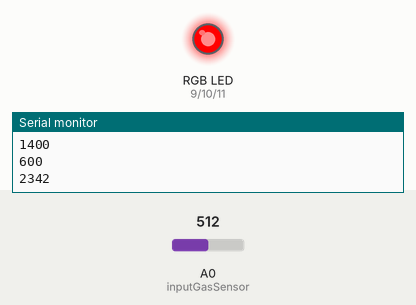
Bench run of a sketch on a simulated Arduino Uno, built with avr-gcc and run on an emulated ATmega328P. On the bench: an RGB LED mixed from three pins (HIGH = lit), the last lines printed to the serial monitor. Inputs (shaded band) come from the test bench; at power-on: A0 (inputGasSensor) = 512.

Above: at 1.2 s.
1.3 s: A0 (inputGasSensor) set to 227
4.2 s: A0 (inputGasSensor) set to 195
At 6.4 s:
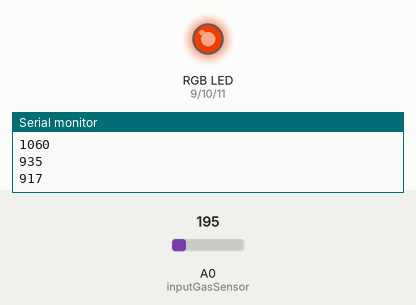
7.2 s: A0 (inputGasSensor) set to 429
10.2 s: A0 (inputGasSensor) set to 462
12.6 s: A0 (inputGasSensor) set to 40
At 14.7 s:
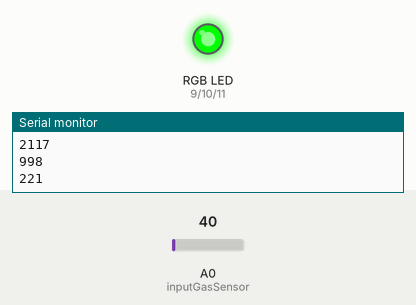
At 15.5 s:
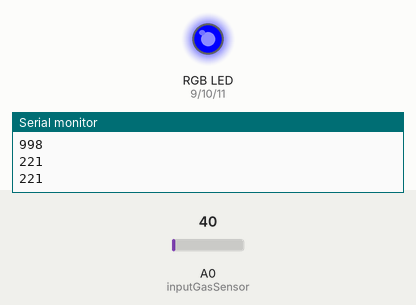
15.6 s: A0 (inputGasSensor) set to 914
18.6 s: A0 (inputGasSensor) set to 931
Timing chart, 0 to 21.6 s (numbered marks = the images above; inputs shaded):
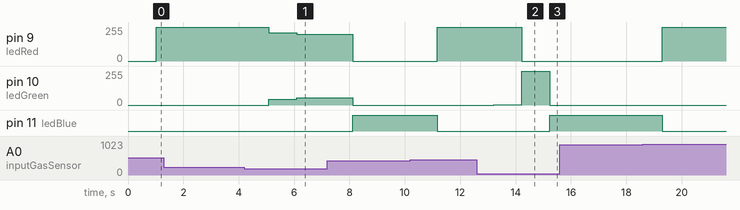

The sketch:

Aircondition.ino
```cpp
#define ledRed 9
#define ledGreen 10
#define ledBlue 11
#define inputGasSensor A0
#define outsideValueSensor 80
#define outsideValuePpm 400
#define maxPpm 5000
#define maxIncrease 10
#define maxDecrease 10
#define maxDropIncrease 50
#define averaging 100
#define maxLight 1000
#define maxBlink 1100
#define maxPiep 1200
#define averagingPitch 5

unsigned long  airCondition;
int lastAirCondition;
int value;
int lowest = 600;
int led;
int red;
int green;
int values[averagingPitch * 2];
int last;
int now;
int pitch;
int drop;
boolean ventilating = false;

void setup() {
  ini();
}

void loop() {
  meassureAirCondition();
}

void ini() {
  //Pins
  pinMode(ledRed, OUTPUT);
  pinMode(ledGreen, OUTPUT);
  pinMode(ledBlue, OUTPUT);

  //Serial
  Serial.begin(9600);                 //Starten des Seriellen Outputs
  Serial.println(1400);               //Anpassen der Skala
  Serial.println(lowest);             //Wert rurück zum Ausgangswert

  for (int i = 0; i < averagingPitch * 2; i++) {      //Array für die letzten 10 Werte auf 0 setzten
    values[i] = 0;
  }
}

void meassureAirCondition() {
  //Messung
  airCondition = 0;                                                                                               //Zurücksetzten des AirCondition value
  for (int i = 0; i < averaging; i++) {                                                                           //Vielfaches Messen für Durschnittswerte
    value = analogRead(inputGasSensor);                                                                           //Messen der Luftqualität
    if (airCondition / i + maxIncrease < value && i != 0 /*|| value + maxIncrease < airCondition / i && i != 0*/)     //Bei Werten mit zu großen Steigungen (Senkungen) wird der Durchschnittswert verwendet
      airCondition = airCondition + airCondition / i;
    else
      airCondition = airCondition + value;                                                                        //Sonst Wert dazu addieren
    delay(10);
  }
  airCondition = airCondition / averaging;                                                                        //Berechnung des Durschnittwertes der Rechnung
  lastAirCondition = airCondition;

  //Diagramm
  airCondition = airCondition - outsideValueSensor;                                                               //Grundluftqualtität wird abgezogen
  airCondition = map(airCondition, 0, 1023, outsideValuePpm, maxPpm);                                             //Wert wird auf Co2 Konzentrationen gemapped
  Serial.println(airCondition);                                                                                     //Diagramm wird gezeichnet

  //Steigung
  for (int i = averagingPitch * 2 - 1; i > 0; i--) {
    values[i] = values[i - 1];
  }
  values[0] = airCondition;
  calculatePitch();

  //lowest value
  if (ventilating && airCondition < drop)                                                                         //Einstellung des Grund-Values
    drop = airCondition;

  //LED
  if (airCondition > maxLight)                                                                                    //Werte über dem Maximalwert werden angeglichen
    airCondition = maxLight;
  if (airCondition < lowest)
    airCondition = lowest;
  led = map(airCondition, lowest, maxLight, 0, 255);                                                              //Mapping für LED
  red = led;                                                                                                      //Wertberechnung für die rote LED
  green = 255 - led;                                                                                              //Wertberechnung für die grüne LED
  if (red < 0)                                                                                                    //Werte unter 0 werden auf 0 gesetzt
    red = 0;
  if (!ventilating)
    rgb(red, green, 0);                                                                                           //LED wird auf die entsprechenden Werte gesetzt
}

//LED write function
void rgb(int red, int green, int blue) {
  analogWrite(ledRed, red);
  analogWrite(ledGreen, green);
  analogWrite(ledBlue, blue);
}

//Pitch
void calculatePitch() {
  for (int i = 0; i < averagingPitch; i++) {
    now = now + values[i];
  }
  now = now / averagingPitch;

  for (int i = averagingPitch; i < averagingPitch * 2; i++) {
    last = last + values[i];
  }
  last = last / averagingPitch;

  pitch = now - last;

  //check Ventilating
  if (pitch * -1 > maxDecrease && !ventilating) {
    //Ventilating
    ventilating = true;
    drop = airCondition;
    rgb(0, 0, 255);
  }

  if (last < now && ventilating) {
    //stopVentilating
    if (drop - lowest < maxDropIncrease)
      lowest = drop;
    ventilating = false;
  }
  last = now;
}
```

Measured:
- the behaviour switches between 214 and 213 on A0 (inputGasSensor) (found by bisection; images 0 and 1)
- after the input at 4.2 s, pin 9 (ledRed): 255/255 → 213/255 after 0.88 s, → 202/255 1.0 s later; pin 10 (ledGreen): 0/255 → 42/255 after 0.88 s, → 53/255 1.0 s later
- after the input at 12.6 s, pin 9 (ledRed): 255/255 → 253/255 after 0.60 s, → 0/255 1.0 s later; pin 10 (ledGreen): 0/255 → 2/255 after 0.60 s, → 255/255 1.0 s later, → 0/255 1.0 s later; pin 11 (ledBlue): LOW → HIGH after 2.6 s
